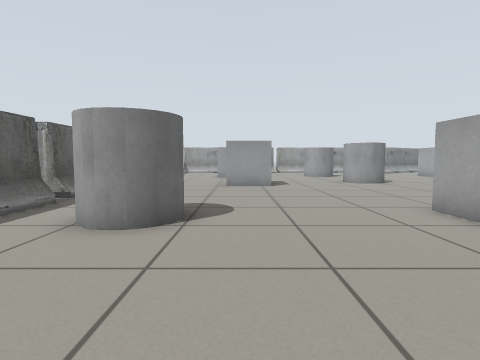
[1] (above)

22 first-person views from a walk through a robot-simulator world made for Gazebo. The camera is 0.58 m above the floor, tilts 4° down and sees 80° across. The lines on the ground mark 1 m squares. The floor is counted in squares, 0.5 m on a side. Each view is taken from the middle of a square. On the plan, view 1 faces up. The plan holds only what a view shows up to about 12 squares ahead; the rest is blank.

[2]
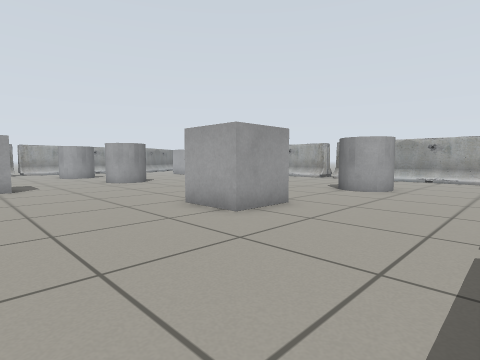

[3]
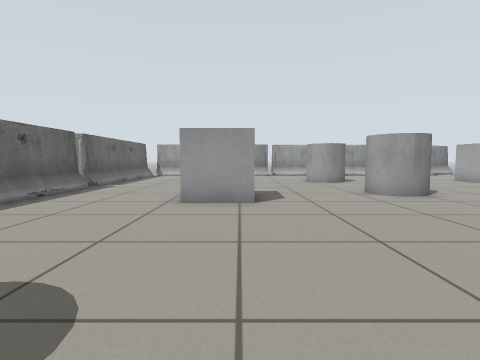

[4]
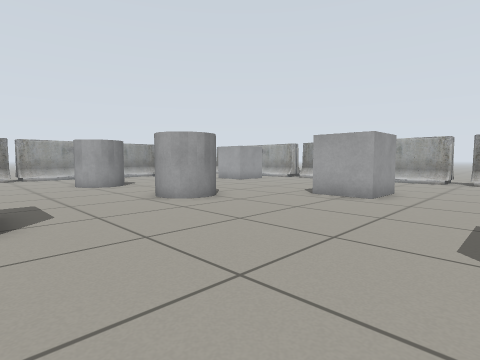

[5]
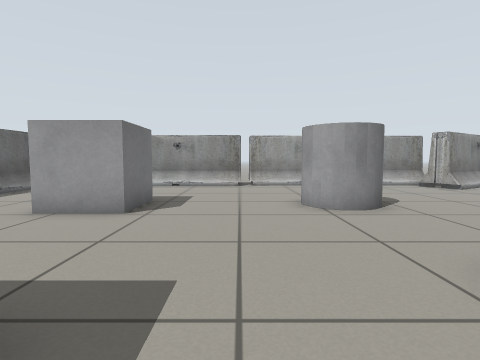

[6]
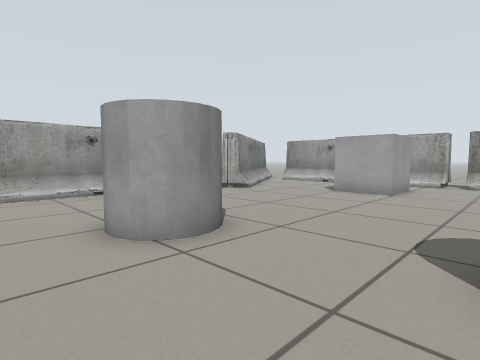

[7]
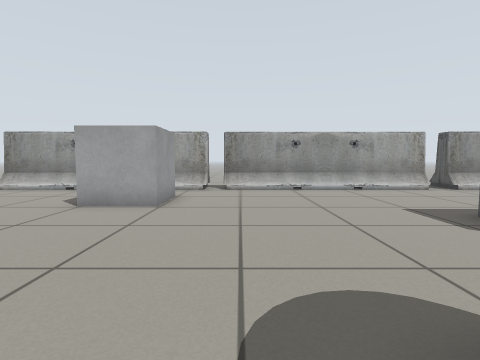

[8]
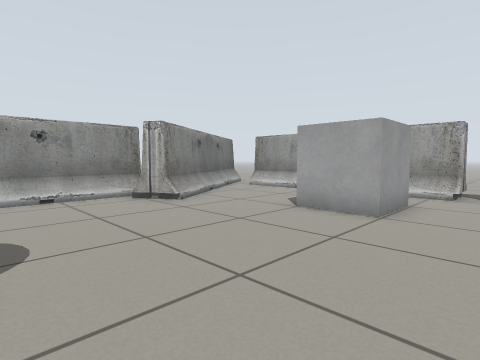

[9]
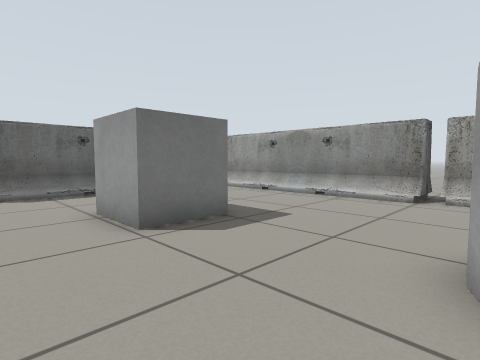

[10]
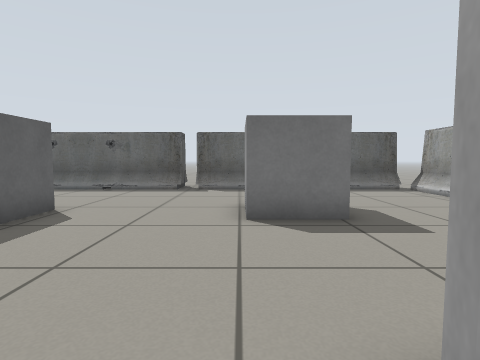

[11]
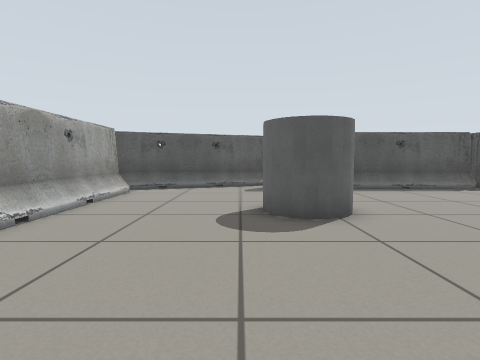

[12]
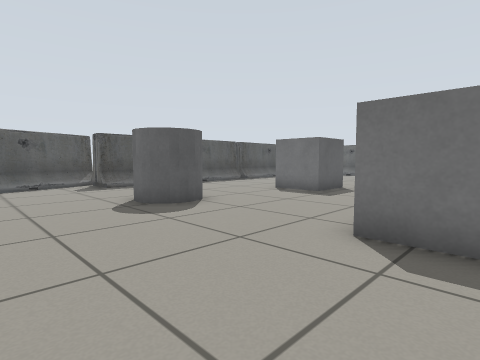

[13]
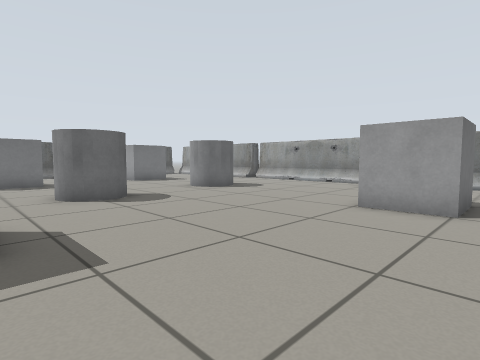

[14]
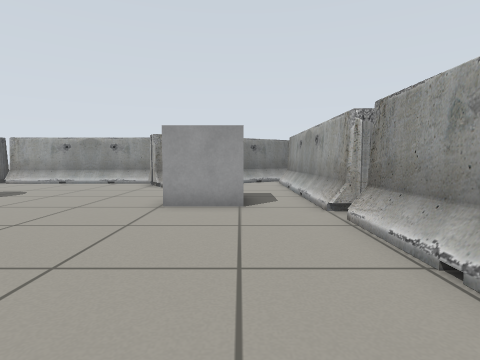

[15]
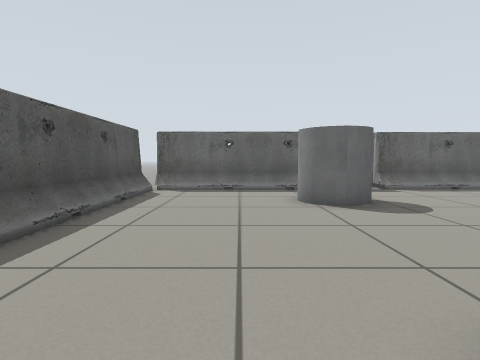

[16]
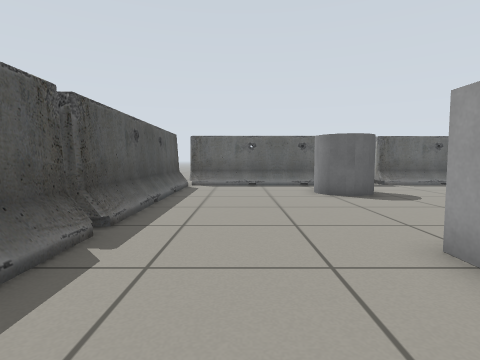

[17]
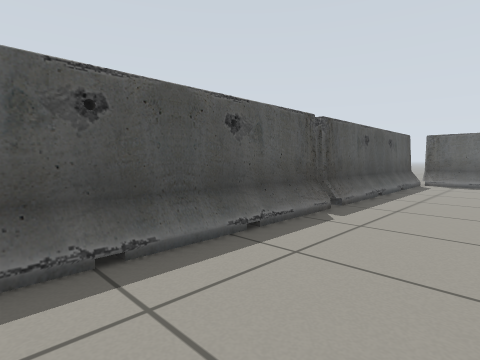

[18]
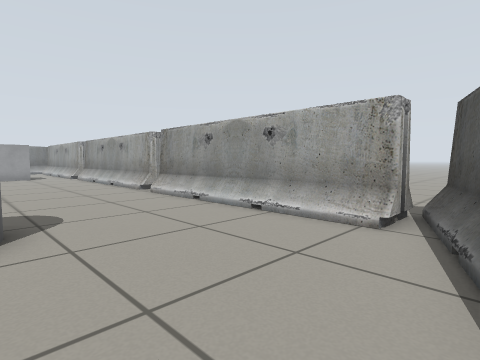

[19]
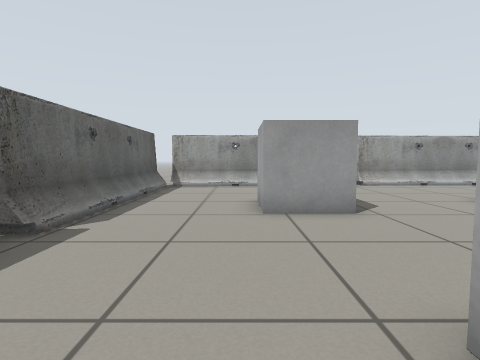

[20]
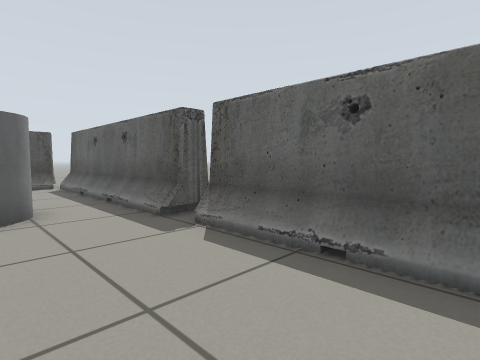

[21]
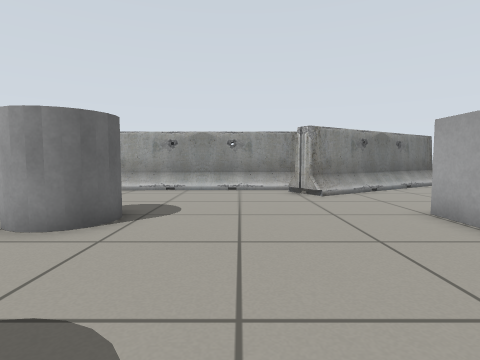

[22]
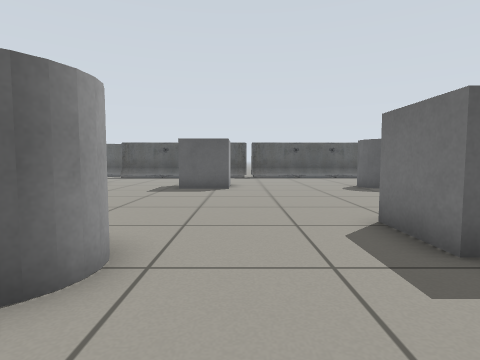

### Floor plan
Key: @ floor where view 1 was taken; . floor; / step, stairs or slope; B barrier; C grey cylinder; O other object.
Columns run from 6 left of view 1 to 19 right of it. Each row starts with its distance up from view 1.
 27          B  B  B     BB
 26  BBBBBBBBBBBBBBBBBBBBB.B
 25 BB...............BBB...B
 24 BB................B....B
 23 BB.....................B
 22 BB.....................B
 21 BB...OO....CC......O O.B
 20 BB...O.....CC......O O.B
 19 BB...OO............OOO.BB
 18 BB.......................
 17 B......................BB
 16 BB..........CC.........BB
 15 BB..........CC.........BB
 14 BB.....O....CC.........BB
 13 BB....OO...............BB
 12 BB..............OO.....BB
 11 BB..............O......BB
 10 BB..............OO.....BB
  9 BB.......................
  8 B......................BB
  7 BB.....................BB
  6  B.CCC......O..........BB
  5  B.CC......OO....CC....BB
  4  B...............CC....BB
  3  B.....................BB
  2  B.....................BB
  1  B.....................BB.
  0  B....@.//////////.....BBB
 -1  BBBBBBBBBBBBBBBBB...BBB
 -2                    BBB

Where each view was taken, in squares from view 1:
view 1: 0 up, 0 right, facing up
view 2: 0 up, 0 right, facing up-right
view 3: 5 up, 1 right, facing up
view 4: 7 up, 1 right, facing up-right
view 5: 13 up, 3 right, facing up
view 6: 16 up, 3 right, facing up-right
view 7: 17 up, 6 right, facing right
view 8: 17 up, 7 right, facing up-right
view 9: 17 up, 5 right, facing up-left
view 10: 19 up, 6 right, facing left
view 11: 11 up, 13 right, facing down
view 12: 12 up, 16 right, facing down-left
view 13: 12 up, 16 right, facing up-left
view 14: 12 up, 15 right, facing up
view 15: 3 up, 6 right, facing left
view 16: 2 up, 8 right, facing left
view 17: 3 up, 10 right, facing down-left
view 18: 1 down, 12 right, facing up-right
view 19: 13 up, 2 left, facing up
view 20: 13 up, 2 left, facing down-left
view 21: 15 up, 9 right, facing up
view 22: 18 up, 4 right, facing down
